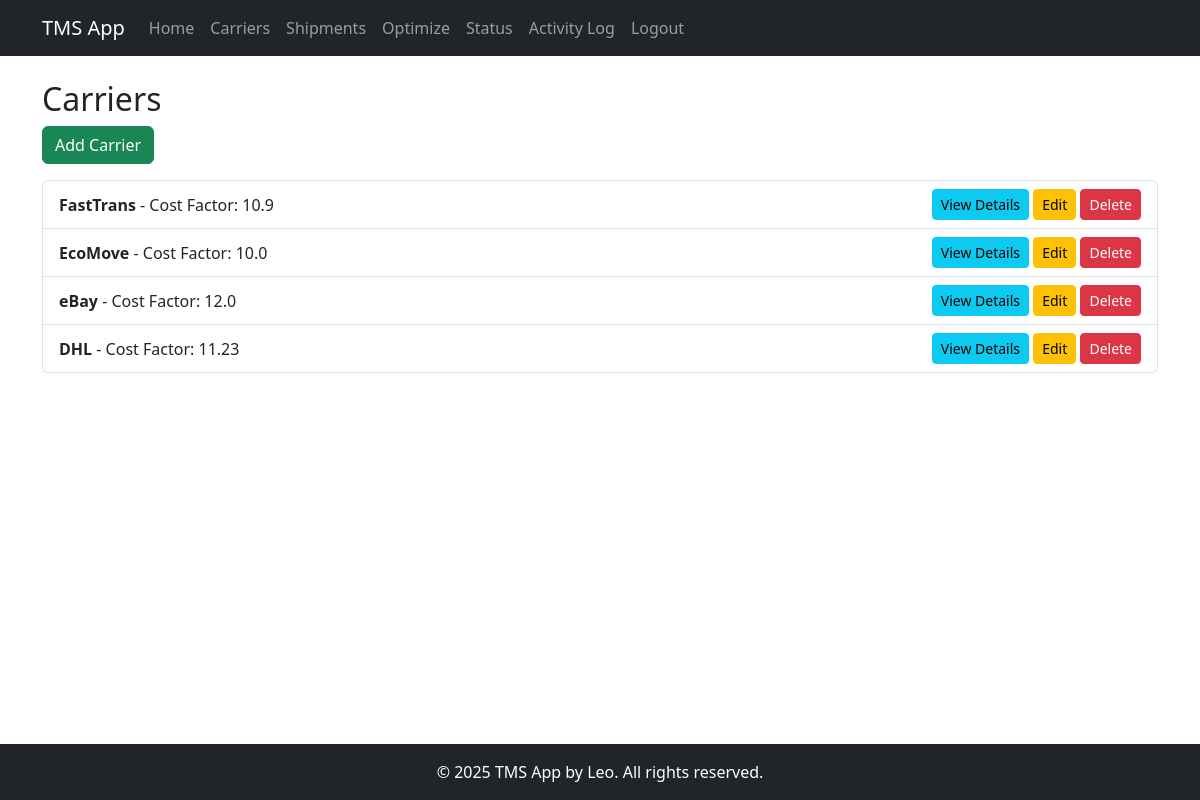
Page /carriers (signed in) on the committed database.
### app/models.py (models this page shows, shortened)
class Carrier(db.Model):
    id = db.Column(db.Integer, primary_key=True)
    name = db.Column(db.String(64), index=True, unique=True)
    cost_factor = db.Column(db.Float, default=1.0)  # Lower is better for optimization

### app/routes.py (the view)
@bp.route('/carriers')
@login_required
def carriers():
    carriers = Carrier.query.all()
    return render_template('carriers.html', carriers=carriers)

### app/__init__.py (called while the page is built)
@login.user_loader
def load_user(user_id):
    return User.query.get(int(user_id))

### app/templates/carriers.html (shortened to what this page needs)
{% extends "base.html" %}
{% block content %}
<h2>Carriers</h2>
<div class="mb-3">
  <a href="{{ url_for('routes.add_carrier') }}" class="btn btn-success">Add Carrier</a>
</div>
{% if carriers %}
  <ul class="list-group">
    {% for carrier in carriers %}
      <li class="list-group-item d-flex justify-content-between align-items-center">
        <div>
          <strong>{{ carrier.name }}</strong> - Cost Factor: {{ carrier.cost_factor }}
        </div>
        {% if current_user.is_authenticated and current_user.role == 'admin' %}
          <div>
            <button class="btn btn-sm btn-info" data-bs-toggle="modal" data-bs-target="#carrierDetailsModal"
                    data-carrier-id="{{ carrier.id }}"
                    data-carrier-name="{{ carrier.name }}"
                    data-cost-factor="{{ carrier.cost_factor }}">
              View Details
            </button>
            <a href="{{ url_for('routes.edit_carrier', carrier_id=carrier.id) }}" class="btn btn-sm btn-warning">Edit</a>
            <form action="{{ url_for('routes.delete_carrier', carrier_id=carrier.id) }}" method="post" style="display:inline;">
              <button type="submit" class="btn btn-sm btn-danger" onclick="return confirm('Are you sure you want to delete this carrier?');">Delete</button>
            </form>
          </div>
        {% endif %}
      </li>
    {% endfor %}
  </ul>
{% else %}
  <p>No carriers found.</p>
{% endif %}
{% endblock %}

### app/templates/base.html (style rules this page uses)
html, body { height: 100%; margin: 0; }
body { display: flex; flex-direction: column; }

### rows in the picture
Carrier: name "FastTrans", cost_factor "10.9"
Carrier: name "EcoMove", cost_factor "10.0"
Carrier: name "eBay", cost_factor "12.0"
Carrier: name "DHL", cost_factor "11.23"
